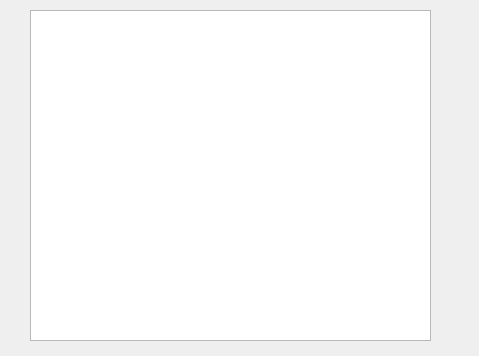
<?xml version="1.0" encoding="UTF-8"?>
<ui version="4.0">
 <class>DocWindow</class>
 <widget class="QDialog" name="DocWindow">
  <property name="geometry">
   <rect>
    <x>0</x>
    <y>0</y>
    <width>479</width>
    <height>356</height>
   </rect>
  </property>
  <property name="windowTitle">
   <string>Dialog</string>
  </property>
  <widget class="QTreeView" name="treeView">
   <property name="geometry">
    <rect>
     <x>30</x>
     <y>10</y>
     <width>401</width>
     <height>331</height>
    </rect>
   </property>
  </widget>
 </widget>
 <resources/>
 <connections/>
</ui>
